Frame 1 (no input): blank canvas, image omitted
Frame 60 (no input): blank canvas, image omitted
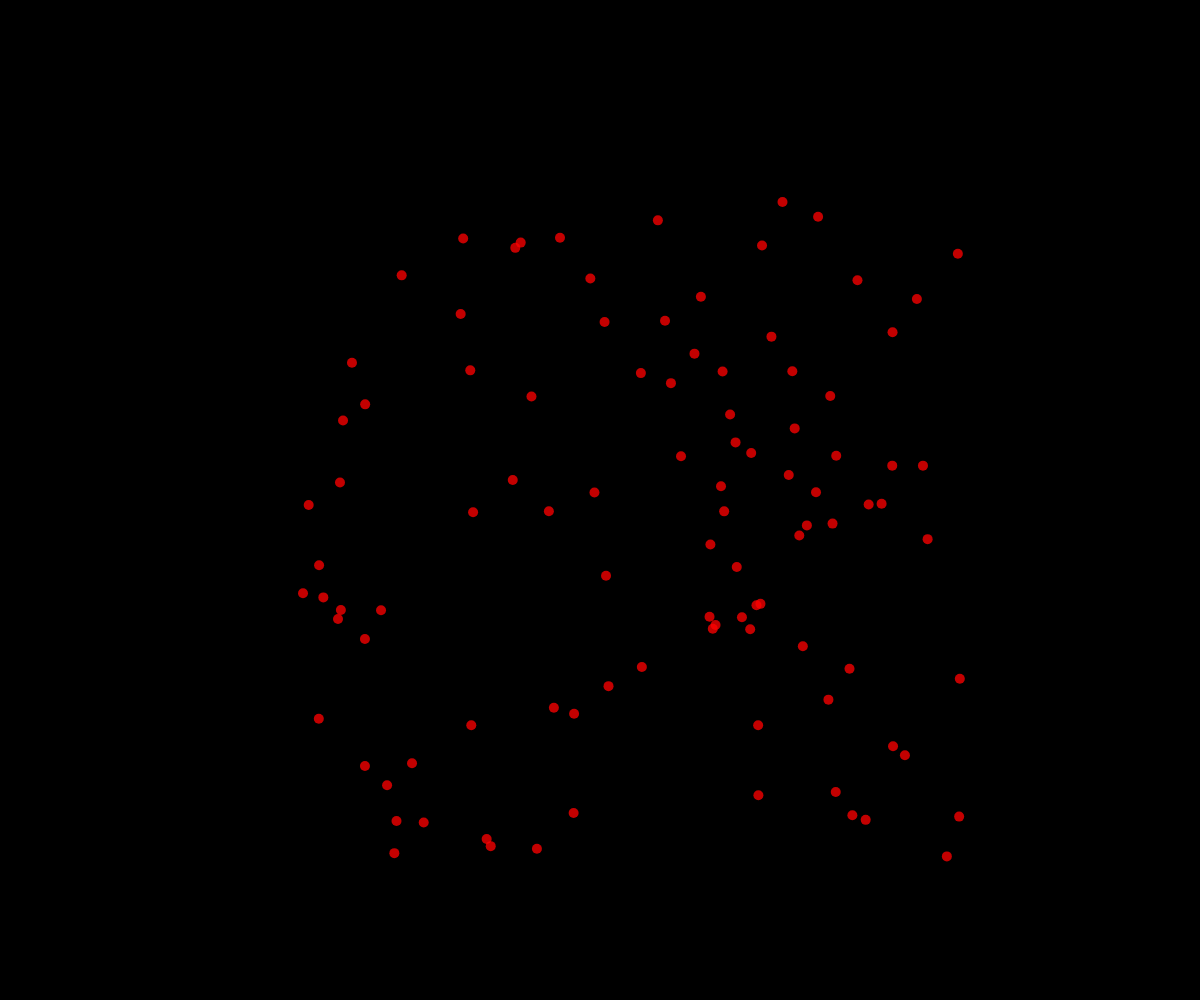
Frame 120 (the mouse pressed at the canvas centre since frame 60)

The p5.js sketch whose frames 1 and 60 were blank and that drew this single picture after the mouse press (run headless with seeded random() and noise() and a simulated clock; from frame 60 on, the mouse is pressed at the canvas centre):

// p5.js sketch
// ── sketch.js
// Fireworks Demo

let fireworks = [];

function setup() {
  createCanvas(windowWidth, windowHeight);
}

function draw() {
  background("black");

  for ( let i=fireworks.length-1; i>=0; i--) {
    if(fireworks[i].isDead()) {
      //remove it from the array
      fireworks.splice(i,1);
    }
    else {
      fireworks[i].update();
      fireworks[i].display();
    }
  }
}

function mousePressed() {
  for (let i=0; i<100; i++) {
    let someParticle = new Particle(mouseX, mouseY);
    fireworks.push(someParticle);
  }
}

class Particle {
  constructor(x, y) {
    this.x = x;
    this.y = y;
    this.size = 10;
    this.dx = random(-5,6);
    this.dy = random(-5,6);
    this.alpha = 255;
    this.color = color(255,0,0,this.alpha);
  }

  display() {
    this.color = color(255,0,0,this.alpha);
    fill(this.color);
    noStroke();
    circle(this.x, this.y, this.size);
  }

  update() {
    this.x += this.dx;
    this.y += this.dy;

    this.alpha--;
  }

  isDead() {
    return this.alpha <= 0;
  }

}
